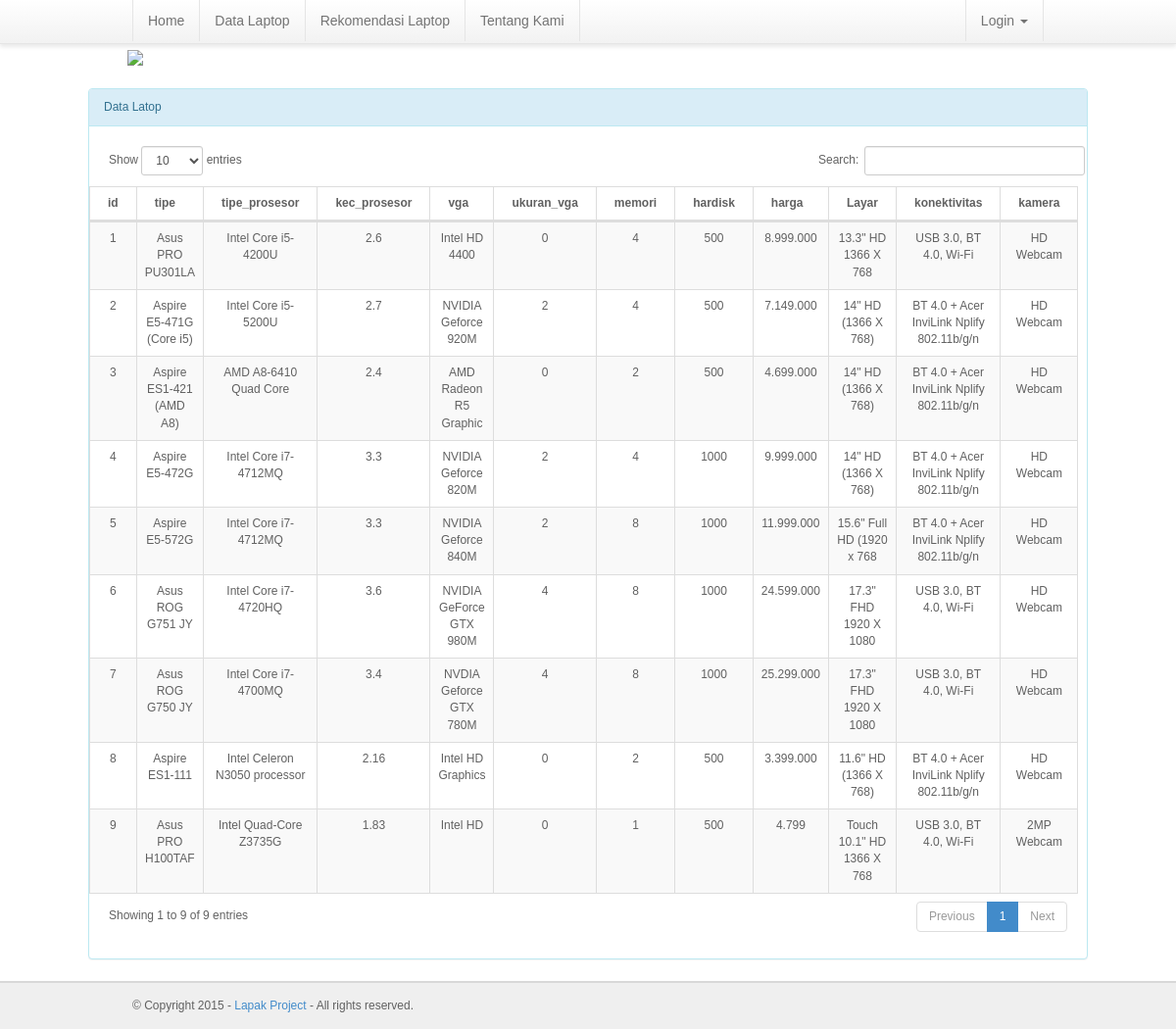
The page /index.php?id=data_laptop on the database its author committed.
### tables this page shows
CREATE TABLE IF NOT EXISTS `laptop` (
`id` int(11) NOT NULL,
  `tipe` varchar(100) NOT NULL,
  `tipe_prosesor` varchar(100) NOT NULL,
  `kec_prosesor` double NOT NULL,
  `vga` varchar(100) NOT NULL,
  `ukuran_vga` double NOT NULL,
  `memori` double NOT NULL,
  `hardisk` double NOT NULL,
  `harga` varchar(100) NOT NULL,
  `Layar` varchar(100) NOT NULL,
  `konektivitas` varchar(100) NOT NULL,
  `kamera` varchar(100) NOT NULL
);

### menuutama.php (the view, shortened to what this page needs)
                  <div class="panel panel-info" style="margin-left:-30px; width:1020px;">
                      <div class="panel-heading">
                         Data Latop
                      </div>
                      <div class="panel-body"  style="padding:20px">
                          <div class="dataTable_wrapper ">
<table id="dataTables-example" style="margin-left:-20px; " class=" table table-striped  table-bordered table-hover" >
                                <thead>
                                      <tr>
                                          <th>id</th>
                                          <th>tipe</th>
                                          <th>tipe_prosesor</th>
                                          <th>kec_prosesor</th>
                                          <th>vga</th>
                                          <th>ukuran_vga</th>
                                           <th>memori</th>
                                          <th>hardisk</th>
                                          <th>harga</th>
                                          <th>Layar</th>
                                           <th>konektivitas</th>
                                          <th>kamera</th>
                                      </tr>
                                  </thead>
                                  <tbody>
                                          <?php
                                          $Kelas = mysql_query("select * from laptop");
                                          $q=0;
                                          while ($d = mysql_fetch_array($Kelas)) {
                                             $q++;
                                             ?> <tr class="odd gradeX ">
                                          <td><center><?php echo $q; ?></center></td>
                                          <td><center><?php echo $d['tipe']; ?></center></td>
                                          <td><center><?php echo $d['tipe_prosesor']; ?></center></td>
                                          <td><center><?php echo $d['kec_prosesor']; ?></center></td>
                                          <td><center><?php echo $d['vga']; ?></center></td>
                                          <td><center><?php echo $d['ukuran_vga']; ?></center></td>
                                          <td><center><?php echo $d['memori']; ?></center></td>
                                          <td><center><?php echo $d['hardisk']; ?></center></td>
                                          <td><center><?php echo $d['harga']; ?></center></td>
                                          <td><center><?php echo $d['Layar']; ?></center></td>
                                          <td><center><?php echo $d['konektivitas']; ?></center></td>
                                         <td><center><?php echo $d['kamera']; ?></center></td>
                                   </tr>
                                            <?php } ?>
                                  </tbody>
                              </table>
                         </div>
                      </div>
                  </div>

### index.php (shortened to what this page needs)
<!DOCTYPE html>
<html lang="en">
<head>
    <link href="dist/css/bootstrap.css" rel="stylesheet">
    <link href="dist/bower_components/datatables-plugins/integration/bootstrap/3/dataTables.bootstrap.css" rel="stylesheet">
    <link href="dist/bower_components/datatables-responsive/css/dataTables.responsive.css" rel="stylesheet">
    <link href="dist/css/style.css" rel="stylesheet">
</head>
<body>
<?php
include 'header.php';
if (isset($_GET['id']) == '') {
    header('location:index.php?id=main');
}else{
if ($_GET['id'] == 'main') {
include 'content_utama.php';
}else if ($_GET['id'] == 'tentang_kami') {
include 'tentang_kami.php';
}else if ($_GET['id'] == 'data_laptop') {
include 'content1.php';
}else if ($_GET['id'] == 'proses_seleksi') {
include 'rekomenasi_laptop.php';
}else if ($_GET['id'] == 'rekomenasi_laptop') {
?>
<section id="center">
    <div class="container">
    <div class="row">
       <div class="panel  panel-success" style="margin-left:-5px; ">
  <div class="panel-heading"><center><b>Tentukan Kategori Laptop</b></center></div>
   <div class="panel-body">
   <form id="validate-form" class="block-content form" action="index.php?id=proses_seleksi" method="post" enctype="multipart/form-data">
            <p>
          <select name="kategori" class="form-control">
            <option value="Pilih Kategori" selected>Pilih Kategori</option>
            <option value="Office">Office</option>
            <option value="Desain">Desain</option>
            <option value="Game">Game</option>
          </select>
            </p>
            <div class="clear"></div>
            <div class="block-actions">
              <input type="submit" class="form-control"  class="button" value="Pilih"></li>
            </div>
          </form>
  </div>
             </div>
    </div>
</section>
    <?php
}}
include 'footer.php'; ?>
</body>
</html>

### header.php (shortened to what this page needs)
<section id="top">
<div class="box-top">
	<div class="container">
	<div class="row">
    	<div class="col-xs-6 logo " >
        <img  src="dist/img/theme/logo.jpg" width="950px" style="margin-left:60px">
        </div>
    </div>
    </div>
</div>
<div class="navbar  navbar-inner navbar-fixed-top " role="navigation">
      <div class="container">
          <ul class="nav navbar-nav">
            <li class="active " ><a href="index.php?id=main">Home</a></li>
             <li class="active " ><a href="index.php?id=data_laptop">Data Laptop</a></li>
             <li class="active " ><a href="index.php?id=rekomenasi_laptop">Rekomendasi Laptop</a></li>
             <li class="active " ><a href="index.php?id=tentang_kami">Tentang Kami</a></li>
          </ul>
           <ul class="nav navbar-nav " style="float:right; ">
            <li class="dropdown">
              <a href="#" class="dropdown-toggle" data-toggle="dropdown">Login <b class="caret"></b></a>
            </li>
           </UL>
      </div><div class="strip-rainbow"></div>
    </div>
</section>

### content1.php
<section id="center">
	<div class="container">
    <div class="row">
        <?php include 'menuutama.php'; ?>
    </div>
    </div>
</section>

### footer.php
<div class="strip-rainbow"></div><section id="bottom">
        <div class="foot-bottom">
        	<div class="container">
            	<div class="row">
                	<div class="col-xs-8">
                    © Copyright 2015 - <a href="http://www.lapakproject.com" target="_blank">Lapak Project</a>
                    - All rights reserved.
                    </div>
                </div>
            </div>
        </div>
    </section>

### rows shown on the page
laptop: tipe "Asus PRO PU301LA", tipe_prosesor "Intel Core i5-4200U", kec_prosesor "2.6", vga "Intel HD 4400", ukuran_vga "0", memori "4", hardisk "500", harga "8.999.000", Layar "13.3\" HD 1366 X 768", konektivitas "USB 3.0, BT 4.0, Wi-Fi", kamera "HD Webcam"
laptop: tipe "Aspire E5-471G (Core i5)", tipe_prosesor "Intel Core i5-5200U", kec_prosesor "2.7", vga "NVIDIA Geforce 920M", ukuran_vga "2", memori "4", hardisk "500", harga "7.149.000", Layar "14\" HD (1366 X 768)", konektivitas "BT 4.0 + Acer InviLink Nplify 802.11b/g/n", kamera "HD Webcam"
laptop: tipe "Aspire ES1-421 (AMD A8)", tipe_prosesor "AMD A8-6410 Quad Core", kec_prosesor "2.4", vga "AMD Radeon R5 Graphic", ukuran_vga "0", memori "2", hardisk "500", harga "4.699.000", Layar "14\" HD (1366 X 768)", konektivitas "BT 4.0 + Acer InviLink Nplify 802.11b/g/n", kamera "HD Webcam"
laptop: tipe "Aspire E5-472G", tipe_prosesor "Intel Core i7-4712MQ", kec_prosesor "3.3", vga "NVIDIA Geforce 820M", ukuran_vga "2", memori "4", hardisk "1000", harga "9.999.000", Layar "14\" HD (1366 X 768)", konektivitas "BT 4.0 + Acer InviLink Nplify 802.11b/g/n", kamera "HD Webcam"
laptop: tipe "Aspire E5-572G", tipe_prosesor "Intel Core i7-4712MQ", kec_prosesor "3.3", vga "NVIDIA Geforce 840M", ukuran_vga "2", memori "8", hardisk "1000", harga "11.999.000", Layar "15.6\" Full HD (1920 x 768", konektivitas "BT 4.0 + Acer InviLink Nplify 802.11b/g/n", kamera "HD Webcam"
laptop: tipe "Asus ROG G751 JY", tipe_prosesor "Intel Core i7-4720HQ", kec_prosesor "3.6", vga "NVIDIA GeForce GTX 980M", ukuran_vga "4", memori "8", hardisk "1000", harga "24.599.000", Layar "17.3\" FHD 1920 X 1080", konektivitas "USB 3.0, BT 4.0, Wi-Fi", kamera "HD Webcam"
laptop: tipe "Asus ROG G750 JY", tipe_prosesor "Intel Core i7-4700MQ", kec_prosesor "3.4", vga "NVDIA Geforce GTX 780M", ukuran_vga "4", memori "8", hardisk "1000", harga "25.299.000", Layar "17.3\" FHD 1920 X 1080", konektivitas "USB 3.0, BT 4.0, Wi-Fi", kamera "HD Webcam"
laptop: tipe "Aspire ES1-111", tipe_prosesor "Intel Celeron N3050 processor", kec_prosesor "2.16", vga "Intel HD Graphics", ukuran_vga "0", memori "2", hardisk "500", harga "3.399.000", Layar "11.6\" HD (1366 X 768)", konektivitas "BT 4.0 + Acer InviLink Nplify 802.11b/g/n", kamera "HD Webcam"
laptop: tipe "Asus PRO H100TAF", tipe_prosesor "Intel Quad-Core Z3735G", kec_prosesor "1.83", vga "Intel HD", ukuran_vga "0", memori "1", hardisk "500", harga "4.799", Layar "Touch 10.1\" HD 1366 X 768", konektivitas "USB 3.0, BT 4.0, Wi-Fi", kamera "2MP Webcam"
